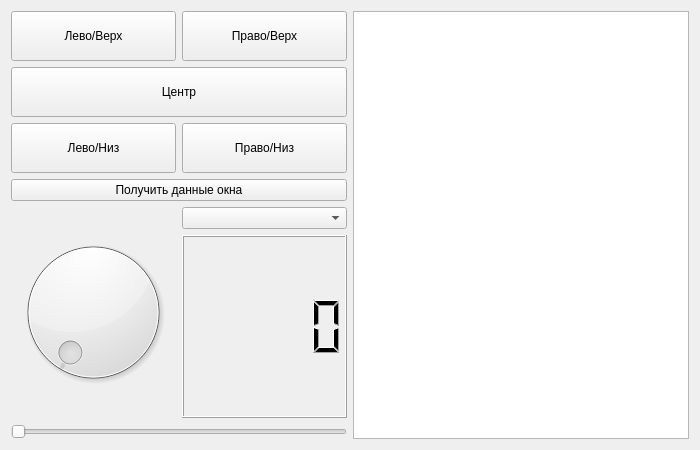
<?xml version="1.0" encoding="UTF-8"?>
<ui version="4.0">
 <class>Form</class>
 <widget class="QWidget" name="Form">
  <property name="geometry">
   <rect>
    <x>0</x>
    <y>0</y>
    <width>700</width>
    <height>450</height>
   </rect>
  </property>
  <property name="minimumSize">
   <size>
    <width>700</width>
    <height>450</height>
   </size>
  </property>
  <property name="windowTitle">
   <string>Form</string>
  </property>
  <layout class="QHBoxLayout" name="horizontalLayout_2">
   <item>
    <layout class="QVBoxLayout" name="verticalLayout_2">
     <item>
      <layout class="QVBoxLayout" name="verticalLayout_3">
       <item>
        <layout class="QHBoxLayout" name="horizontalLayout_6">
         <item>
          <widget class="QPushButton" name="pushButtonLT">
           <property name="minimumSize">
            <size>
             <width>0</width>
             <height>50</height>
            </size>
           </property>
           <property name="text">
            <string>Лево/Верх</string>
           </property>
          </widget>
         </item>
         <item>
          <widget class="QPushButton" name="pushButtonRT">
           <property name="minimumSize">
            <size>
             <width>0</width>
             <height>50</height>
            </size>
           </property>
           <property name="text">
            <string>Право/Верх</string>
           </property>
          </widget>
         </item>
        </layout>
       </item>
       <item>
        <widget class="QPushButton" name="pushButtonCenter">
         <property name="minimumSize">
          <size>
           <width>0</width>
           <height>50</height>
          </size>
         </property>
         <property name="text">
          <string>Центр</string>
         </property>
        </widget>
       </item>
       <item>
        <layout class="QHBoxLayout" name="horizontalLayout_5">
         <item>
          <widget class="QPushButton" name="pushButtonLB">
           <property name="minimumSize">
            <size>
             <width>0</width>
             <height>50</height>
            </size>
           </property>
           <property name="text">
            <string>Лево/Низ</string>
           </property>
          </widget>
         </item>
         <item>
          <widget class="QPushButton" name="pushButtonRB">
           <property name="minimumSize">
            <size>
             <width>0</width>
             <height>50</height>
            </size>
           </property>
           <property name="text">
            <string>Право/Низ</string>
           </property>
          </widget>
         </item>
        </layout>
       </item>
       <item>
        <widget class="QPushButton" name="pushButtonGetData">
         <property name="text">
          <string>Получить данные окна</string>
         </property>
        </widget>
       </item>
      </layout>
     </item>
     <item>
      <layout class="QHBoxLayout" name="horizontalLayout">
       <item>
        <widget class="QDial" name="dial">
         <property name="sizePolicy">
          <sizepolicy hsizetype="Preferred" vsizetype="Preferred">
           <horstretch>0</horstretch>
           <verstretch>0</verstretch>
          </sizepolicy>
         </property>
        </widget>
       </item>
       <item>
        <layout class="QVBoxLayout" name="verticalLayout">
         <item>
          <widget class="QComboBox" name="comboBox"/>
         </item>
         <item>
          <widget class="QLCDNumber" name="lcdNumber"/>
         </item>
        </layout>
       </item>
      </layout>
     </item>
     <item>
      <widget class="QSlider" name="horizontalSlider">
       <property name="orientation">
        <enum>Qt::Horizontal</enum>
       </property>
      </widget>
     </item>
    </layout>
   </item>
   <item>
    <widget class="QPlainTextEdit" name="plainTextEdit">
     <property name="minimumSize">
      <size>
       <width>200</width>
       <height>0</height>
      </size>
     </property>
    </widget>
   </item>
  </layout>
 </widget>
 <resources/>
 <connections/>
</ui>
